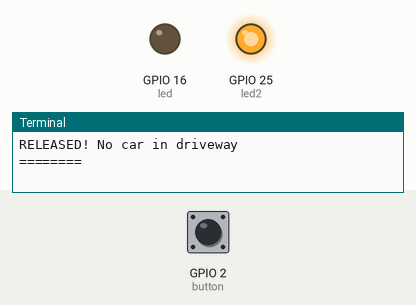
Recording of a program running on a simulated Raspberry Pi (BCM pin numbers). Parts: output pins drawn as LEDs (lit = HIGH), the last lines printed to the terminal. Inputs (shaded band) come from the test bench; at power-on: GPIO 2 (button) HIGH.

Above: at 1.2 s.
1.3 s: GPIO 2 (button) pulled LOW for 0.15 s
At 1.37 s:
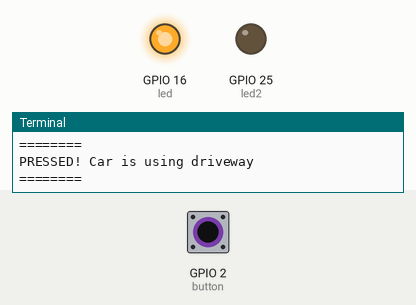
2.9 s: GPIO 2 (button) pulled LOW for 3.2 s
At 7.3 s:
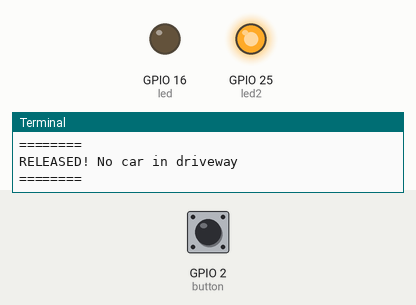
Timing chart, 0 to 8.8 s (numbered marks = the images above; inputs shaded):
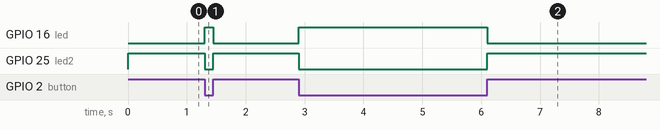

The program:

lab2b.py
```python
from gpiozero import Button, LED
from signal import pause

led = LED(16)
led2 = LED(25)

led2.on()
print("RELEASED! No car in driveway")
print('========')

def say_hello():
    led.on()
    led2.off()
    print("PRESSED! Car is using driveway")
    print('========')

def say_hi():
    led.off()
    led2.on()
    print("RELEASED! No car in driveway")
    print('========')

button = Button(2)

button.when_pressed = say_hello
button.when_released = say_hi
pause()
```

Measured:
- after the input at 1.3 s, GPIO 16 (led): LOW → HIGH at once, → LOW 0.15 s later; GPIO 25 (led2): HIGH → LOW at once, → HIGH 0.15 s later
- after the input at 2.9 s, GPIO 16 (led): LOW → HIGH at once, → LOW 3.2 s later; GPIO 25 (led2): HIGH → LOW at once, → HIGH 3.2 s later
